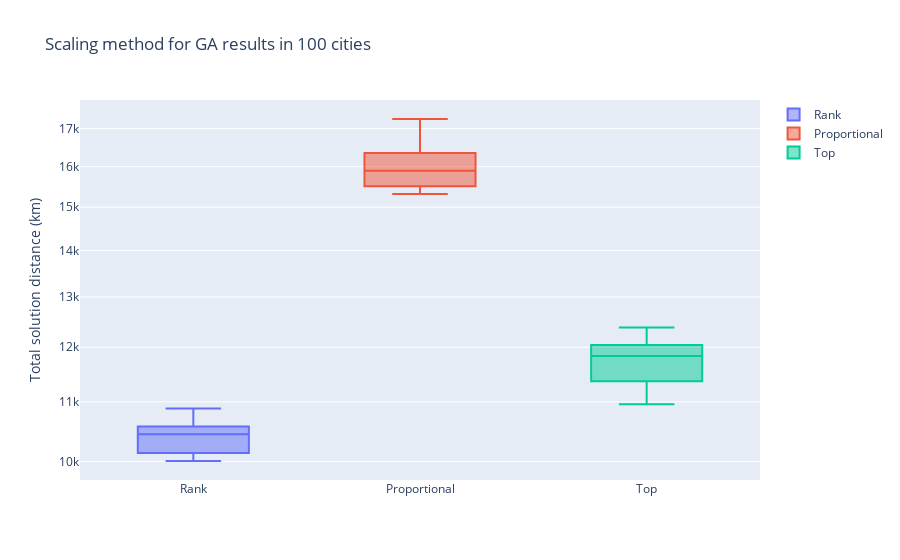

The notebook cell this image was saved under:
### Code cell
data = [go.Box(y = dfs[0][col], name = name) for col, name in zip(col_100_cities, names)]

layout = go.Layout(
    title = "Scaling method for GA results in 100 cities",
    yaxis_title = 'Total solution distance (km)',
    yaxis = dict(
        type = 'log',
        autorange = True
    )
)

plotly.offline.iplot({'data':data, 'layout':layout})

### Figure 1 — Plotly figure (JSON) as saved in the notebook; plotly's stock layout.template omitted (floating-point values rounded to 4 significant figures)
{"data": [{"name": "Rank", "type": "box", "y": [10580.0, 10010.0, 10660.0, 10410.0, 10530.0, 10480.0, 10050.0, 10140.0, 10320.0, 10880.0]}, {"name": "Proportional", "type": "box", "y": [17260.0, 16050.0, 15700.0, 15320.0, 16440.0, 16350.0, 15790.0, 16010.0, 15510.0, 15320.0]}, {"name": "Top", "type": "box", "y": [11710.0, 11810.0, 12040.0, 11850.0, 12220.0, 11880.0, 11340.0, 10960.0, 12390.0, 11370.0]}], "layout": {"autosize": true, "title": {"text": "Scaling method for GA results in 100 cities"}, "xaxis": {"autorange": true, "range": [-0.5, 2.5], "type": "category"}, "yaxis": {"autorange": true, "range": [3.987, 4.25], "title": {"text": "Total solution distance (km)"}, "type": "log"}}}
